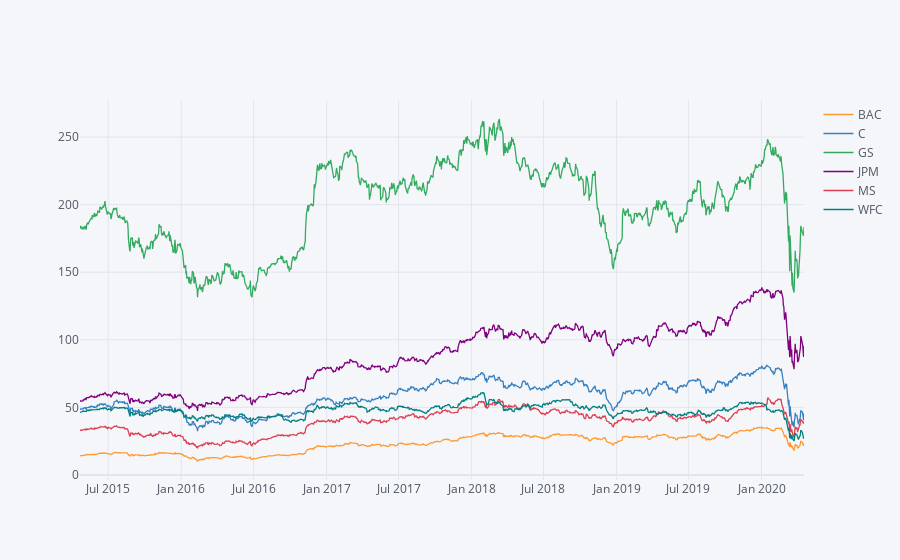

The notebook cell saved with this chart:
### Code cell
# plotly
bank_stocks.xs(key='Close',axis=1,level='Stock Info').iplot()

### Figure 1 — Plotly figure (JSON) as saved in the notebook; plotly's stock layout.template omitted (floating-point values rounded to 4 significant figures; data arrays with more than 128 entries replaced by an {"elided": "..."} marker saying what was removed)
{"data": [{"line": {"color": "rgba(255, 153, 51, 1.0)", "dash": "solid", "shape": "linear", "width": 1.3}, "mode": "lines", "name": "BAC", "text": "", "type": "scatter", "x": {"elided": "1258 str values"}, "y": {"elided": "1258 float values"}}, {"line": {"color": "rgba(55, 128, 191, 1.0)", "dash": "solid", "shape": "linear", "width": 1.3}, "mode": "lines", "name": "C", "text": "", "type": "scatter", "x": {"elided": "1258 str values"}, "y": {"elided": "1258 float values"}}, {"line": {"color": "rgba(50, 171, 96, 1.0)", "dash": "solid", "shape": "linear", "width": 1.3}, "mode": "lines", "name": "GS", "text": "", "type": "scatter", "x": {"elided": "1258 str values"}, "y": {"elided": "1258 float values"}}, {"line": {"color": "rgba(128, 0, 128, 1.0)", "dash": "solid", "shape": "linear", "width": 1.3}, "mode": "lines", "name": "JPM", "text": "", "type": "scatter", "x": {"elided": "1258 str values"}, "y": {"elided": "1258 float values"}}, {"line": {"color": "rgba(219, 64, 82, 1.0)", "dash": "solid", "shape": "linear", "width": 1.3}, "mode": "lines", "name": "MS", "text": "", "type": "scatter", "x": {"elided": "1258 str values"}, "y": {"elided": "1258 float values"}}, {"line": {"color": "rgba(0, 128, 128, 1.0)", "dash": "solid", "shape": "linear", "width": 1.3}, "mode": "lines", "name": "WFC", "text": "", "type": "scatter", "x": {"elided": "1258 str values"}, "y": {"elided": "1258 float values"}}], "layout": {"legend": {"bgcolor": "#F5F6F9", "font": {"color": "#4D5663"}}, "paper_bgcolor": "#F5F6F9", "plot_bgcolor": "#F5F6F9", "title": {"font": {"color": "#4D5663"}}, "xaxis": {"gridcolor": "#E1E5ED", "showgrid": true, "tickfont": {"color": "#4D5663"}, "title": {"font": {"color": "#4D5663"}, "text": ""}, "zerolinecolor": "#E1E5ED"}, "yaxis": {"gridcolor": "#E1E5ED", "showgrid": true, "tickfont": {"color": "#4D5663"}, "title": {"font": {"color": "#4D5663"}, "text": ""}, "zerolinecolor": "#E1E5ED"}}}
